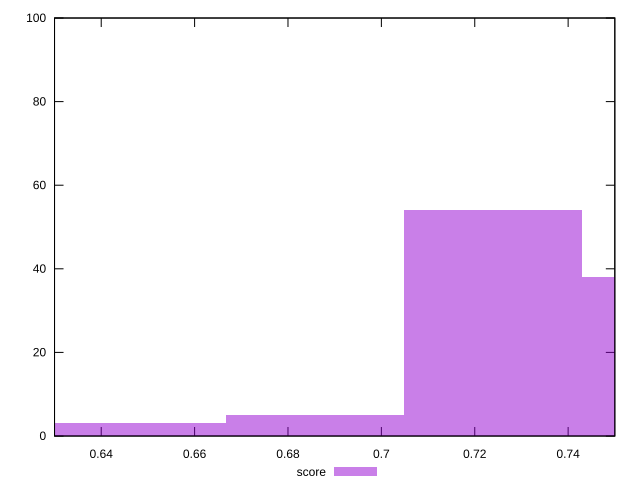

Here is the gnuplot script that generated this plot:
reset

$score <<EOF
0.7239129451237774 54
0.7620136264460814 38
0.6858122638014732 5
0.6477115824791692 3
EOF

set key outside below
set boxwidth 0.03810068132230407
set xrange [0.63:0.75]
set yrange [0:100]
set trange [0:100]
set style fill transparent solid 0.5 noborder
set terminal svg size 640, 490 enhanced background rgb 'white'
set output "report_00015_2021-02-09T16-11-33.973Z/uses-rel-preconnect/samples/pages/score/histogram.svg"

plot $score title "score" with boxes

reset
